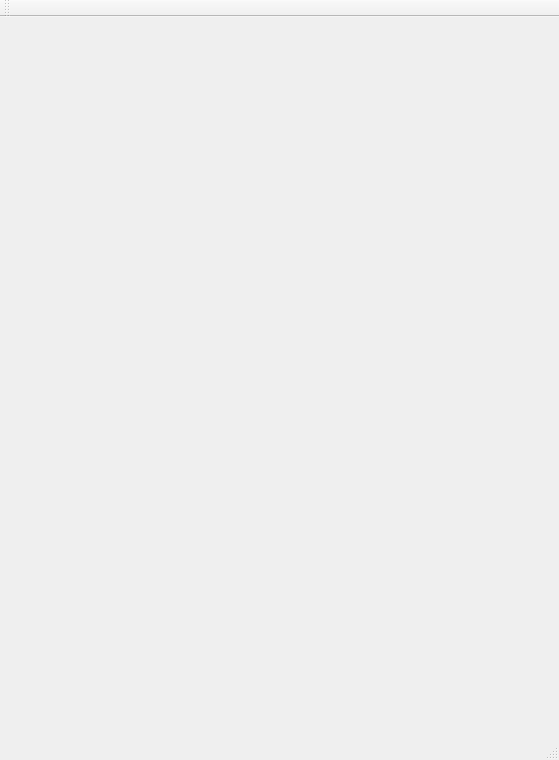
<?xml version="1.0" encoding="UTF-8"?>
<ui version="4.0">
 <class>MainWindow</class>
 <widget class="QMainWindow" name="MainWindow">
  <property name="geometry">
   <rect>
    <x>0</x>
    <y>0</y>
    <width>559</width>
    <height>760</height>
   </rect>
  </property>
  <property name="windowTitle">
   <string>MainWindow</string>
  </property>
  <widget class="QWidget" name="centralWidget"/>
  <widget class="QMenuBar" name="menuBar">
   <property name="geometry">
    <rect>
     <x>0</x>
     <y>0</y>
     <width>559</width>
     <height>21</height>
    </rect>
   </property>
  </widget>
  <widget class="QToolBar" name="mainToolBar">
   <attribute name="toolBarArea">
    <enum>TopToolBarArea</enum>
   </attribute>
   <attribute name="toolBarBreak">
    <bool>false</bool>
   </attribute>
  </widget>
  <widget class="QStatusBar" name="statusBar"/>
 </widget>
 <layoutdefault spacing="6" margin="11"/>
 <resources/>
 <connections/>
</ui>
